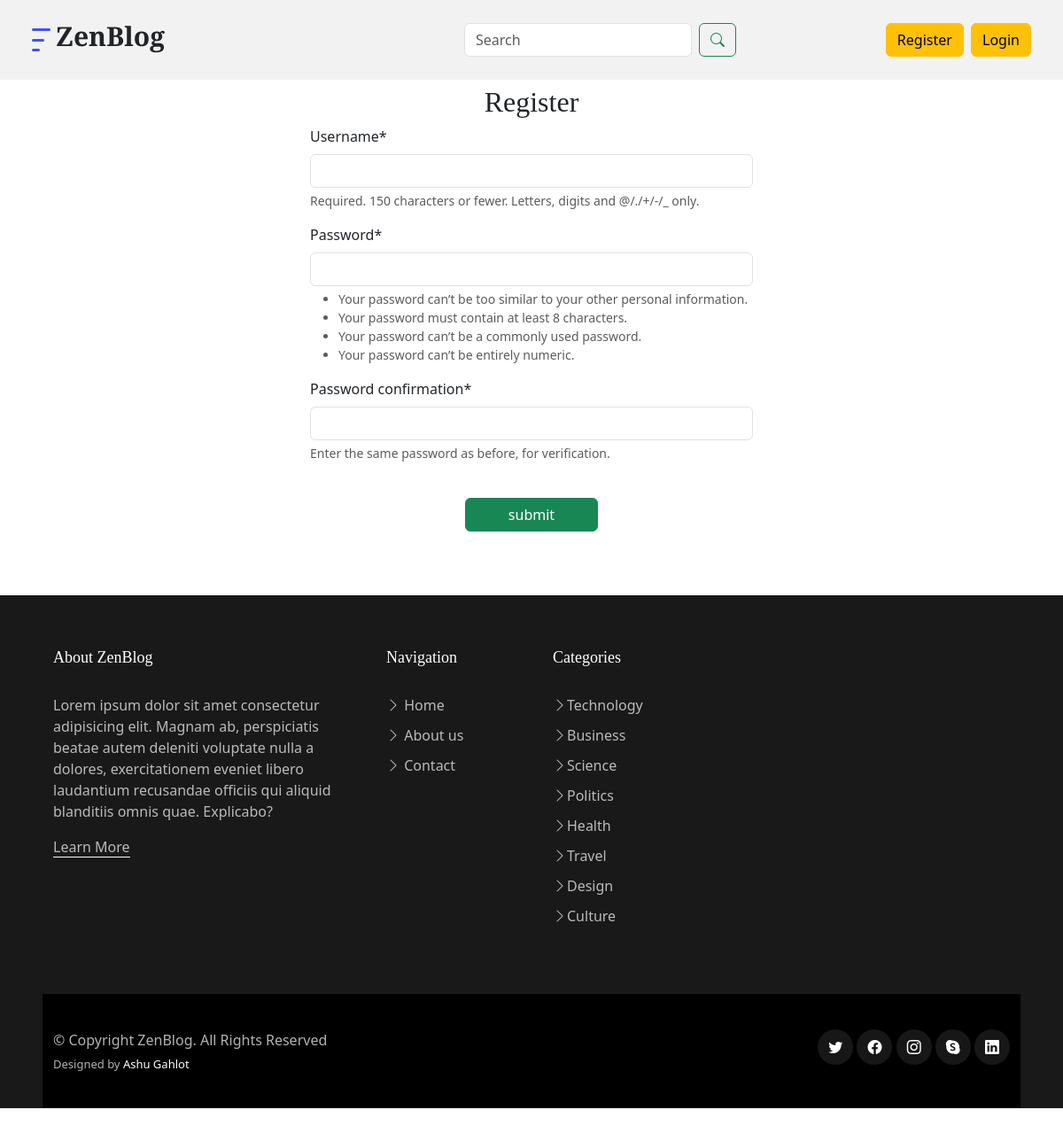
Screenshot of /register/ with the database file from the repository.
### blogs/models.py (models this page shows, shortened)
class Category(models.Model):
    category_name = models.CharField(max_length=50, unique=True)
    created_at = models.DateTimeField(auto_now_add=True)
    updated_at = models.DateTimeField(auto_now=True)
    class Meta:
        verbose_name_plural = 'Categories'

### blog_main/views.py (the view)
# urls.py: path('register/', views.register, name='register'),
def register(request):
    if request.method == 'POST':
        form = RegistrationForm(request.POST)
        if form.is_valid():
            form.save()
            return redirect('login')
    else:
        form = RegistrationForm()
    context = {
        'form': form,
    }
    return render(request, 'register.html', context)

### blog_main/forms.py
class RegistrationForm(UserCreationForm):
    class Meta:
        model = User
        fields = ('username', 'password1', 'password2')

### blogs/context_processors.py (called while the page is built)
def get_categories(request):
    categories = Category.objects.all()
    return dict(categories=categories)

### templates/register.html (shortened to what this page needs)
{% extends 'base/base.html' %}
{% block content %}
<h2 class="text-center mt-5 pt-5">Register</h2>
{% load crispy_forms_tags %}
<form action="" method="POSt" style="width: 500px; margin: auto;">
    {{ form | crispy }}
    <div class="text-center">
    <input type="submit" value="submit" class="btn btn-success my-4 px-5">
    </div>
</form>
{% endblock %}

### templates/base/footer.html (shortened to what this page needs)
{% load static %}
<footer id="footer" class="footer my-5 my-lg-5 px-4 px-lg-5">
    <div class="footer-content">
      <div class="container">
        <div class="row g-5">
          <div class="col-lg-4">
            <h3 class="footer-heading">About ZenBlog</h3>
            <p>Lorem ipsum dolor sit amet consectetur adipisicing elit. Magnam ab, perspiciatis beatae autem deleniti voluptate nulla a dolores, exercitationem eveniet libero laudantium recusandae officiis qui aliquid blanditiis omnis quae. Explicabo?</p>
            <p><a href="about.html" class="footer-link-more">Learn More</a></p>
          </div>
          <div class="col-6 col-lg-2">
            <h3 class="footer-heading">Navigation</h3>
            <ul class="footer-links list-unstyled">
              <li><a href="{% url 'home' %}"><i class="bi bi-chevron-right"></i> Home</a></li>
              <li><a href="{% url 'about' %}"><i class="bi bi-chevron-right"></i> About us</a></li>
              <li><a href="{% url 'contact' %}"><i class="bi bi-chevron-right"></i> Contact</a></li>
            </ul>
          </div>
          <div class="col-6 col-lg-2">
            <h3 class="footer-heading">Categories</h3>
            <ul class="footer-links list-unstyled">
            {% for cat in categories %}
              <li><a href="{% url 'post_by_category' cat.id %}"><i class="bi bi-chevron-right"></i>{{ cat.category_name }}</a></li>
            {% endfor %}
            </ul>
          </div>
        </div>
      </div>
    </div>
    <div class="footer-legal">
      <div class="container">
        <div class="row justify-content-between">
          <div class="col-md-6 text-center text-md-start mb-3 mb-md-0">
            <div class="copyright">
              © Copyright <strong><span>ZenBlog</span></strong>. All Rights Reserved
            </div>
            <div class="credits">
              Designed by <a href="#">Ashu Gahlot</a>
            </div>
          </div>
          <div class="col-md-6">
            <div class="social-links mb-3 mb-lg-0 text-center text-md-end">
              <a href="#" class="twitter"><i class="bi bi-twitter"></i></a>
              <a href="#" class="facebook"><i class="bi bi-facebook"></i></a>
              <a href="#" class="instagram"><i class="bi bi-instagram"></i></a>
              <a href="#" class="google-plus"><i class="bi bi-skype"></i></a>
              <a href="#" class="linkedin"><i class="bi bi-linkedin"></i></a>
            </div>
          </div>
        </div>
      </div>
    </div>
  </footer>
</body>
</html>

### static/assets/css/variables.css (style rules this page uses)
:root { --font-default: 'EB Garamond', system-ui, -apple-system, "Segoe UI", Roboto, "Helvetica Neue", Arial, "Noto Sans", "Liberation Sans", sans-serif, "Apple Color Emoji", "Segoe UI Emoji", "Segoe UI Symbol", "Noto Color Emoji"; --font-primary: 'EB Garamond', serif; --font-secondary: 'Inter', sans-serif; --color-default: #212529; --color-default-rgb: 33, 37, 41; --color-links: #212529; --color-links-hover: #15171a; --color-primary: #212529; --color-primary-light: #26282c; --color-primary-dark: #0b0c0e; --color-primary-rgb: 33, 37, 41; --color-primary-light-rgb: 38, 40, 44; --color-primary-dark-rgb: 11, 12, 14; --color-secondary: #596d80; --color-secondary-light: #8498aa; --color-secondary-dark: #404f5c; --color-secondary-rgb: 89, 109, 128; --color-secondary-light-rgb: 132, 152, 170; --color-secondary-dark-rgb: 64, 79, 92; --color-blue: #0d6efd; --color-blue-rgb: 13, 110, 253; --color-indigo: #6610f2; --color-indigo-rgb: 102, 16, 242; --color-purple: #6f42c1; --color-purple-rgb: 111, 66, 193; --color-pink: #f3268c; --color-pink-rgb: 243, 38, 140; --color-red: #df1529; --color-red-rgb: 223, 21, 4; --color-orange: #fd7e14; --color-orange-rgb: 253, 126, 20; --color-yellow: #ffc107; --color-yellow-rgb: 255, 193, 7; --color-green: #059652; --color-green-rgb: 5, 150, 82; --color-teal: #20c997; --color-teal-rgb: 32, 201, 151; --color-cyan: #0dcaf0; --color-cyan-rgb: 13, 202, 240; --color-white: #ffffff; --color-white-rgb: 255, 255, 255; --color-gray: #6c757d; --color-gray-rgb: 108, 117, 125; --color-black: #000000; --color-black-rgb: 0, 0, 0; }
:root { --bs-blue: var(--color-blue); --bs-indigo: var(--color-indigo); --bs-purple: var(--color-purple); --bs-pink: var(--color-pink); --bs-red: var(--color-red); --bs-orange: var(--color-orange); --bs-yellow: var(--color-yellow); --bs-green: var(--color-green); --bs-teal: var(--color-teal); --bs-cyan: var(--color-cyan); --bs-white: var(--color-white); --bs-gray: var(--color-gray); --bs-gray-dark: #343a40; --bs-gray-100: #f8f9fa; --bs-gray-200: #e9ecef; --bs-gray-300: #dee2e6; --bs-gray-400: #ced4da; --bs-gray-500: #adb5bd; --bs-gray-600: #6c757d; --bs-gray-700: #495057; --bs-gray-800: #343a40; --bs-gray-900: #212529; --bs-primary: var(--color-blue); --bs-secondary: var(--color-blue); --bs-success: #198754; --bs-info: #0dcaf0; --bs-warning: #ffc107; --bs-danger: #dc3545; --bs-light: #f8f9fa; --bs-dark: #212529; --bs-primary-rgb: var(--color-primary-rgb); --bs-secondary-rgb: var(--color-secondary-rgb); --bs-success-rgb: 25, 135, 84; --bs-info-rgb: 13, 202, 240; --bs-warning-rgb: 255, 193, 7; --bs-danger-rgb: 220, 53, 69; --bs-light-rgb: 248, 249, 250; --bs-dark-rgb: 33, 37, 41; --bs-white-rgb: var(--color-white-rgb); --bs-black-rgb: var(--color-black-rgb); --bs-body-color-rgb: var(--color-default-rgb); --bs-body-bg-rgb: 255, 255, 255; --bs-font-sans-serif: var(--font-default); --bs-font-monospace: SFMono-Regular, Menlo, Monaco, Consolas, "Liberation Mono", "Courier New", monospace; --bs-gradient: linear-gradient(180deg, rgba(255, 255, 255, 0.15), rgba(255, 255, 255, 0)); --bs-body-font-family: var(--font-default); --bs-body-font-size: 1rem; --bs-body-font-weight: 400; --bs-body-line-height: 1.5; --bs-body-color: var(--color-default); --bs-body-bg: #fff; }

### rows the page displays
Category: category_name "Technology"
Category: category_name "Business"
Category: category_name "Science"
Category: category_name "Politics"
Category: category_name "Health"
Category: category_name "Travel"
Category: category_name "Design"
Category: category_name "Culture"
